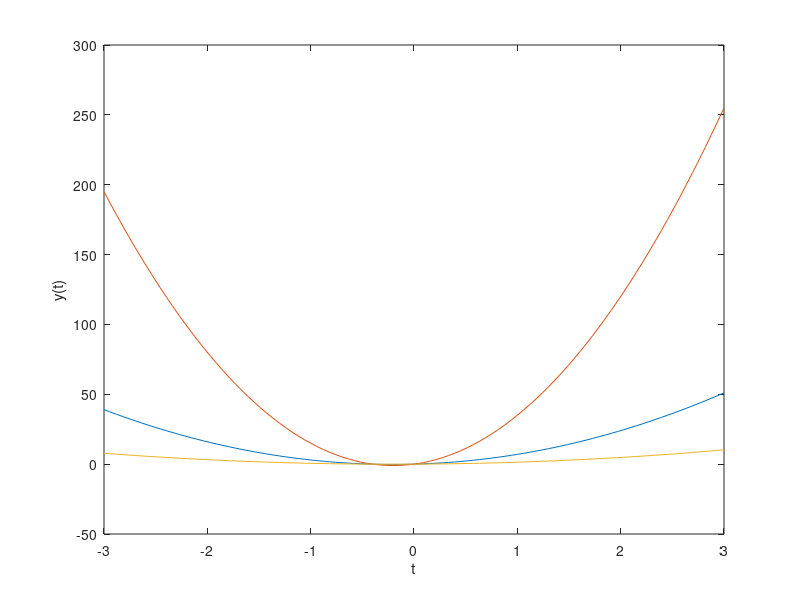
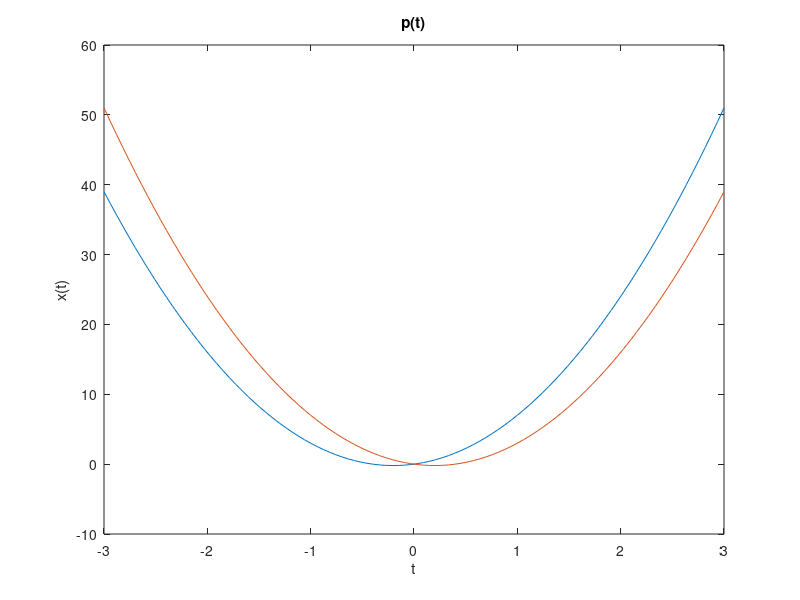
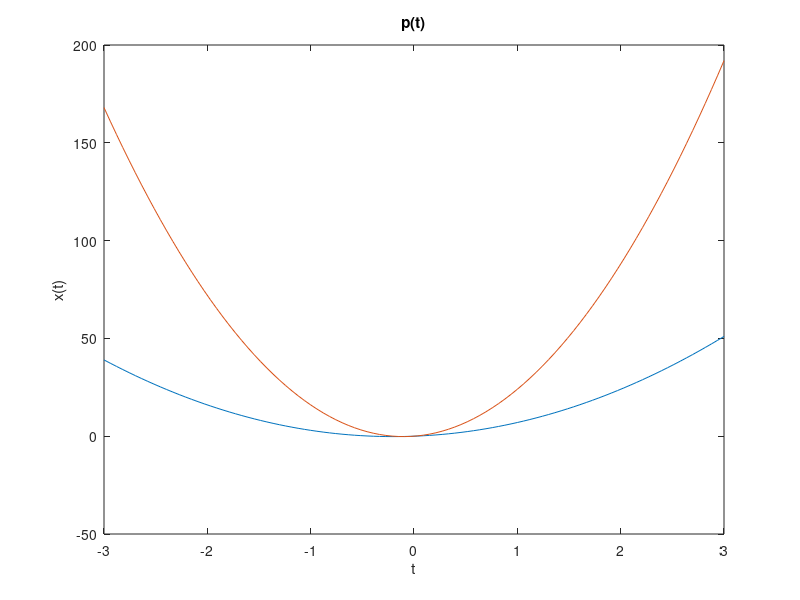
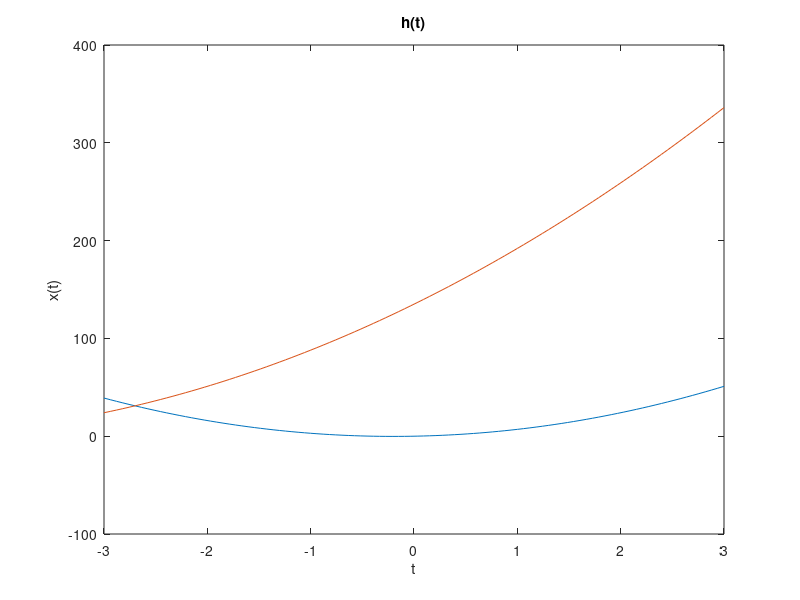

Write MATLAB code to recreate these figures, in order.
% Practica 1
%%% Ejercicio 2, a)

% a)
figure(1)
t = linspace(-3,3);
x = @(t) 5*(t.^2) + 2*t;
plot(t,x(t))
xlabel('t')
ylabel('y(t)')

hold on
t = linspace(-3,3);
y = @(t) 5*x(t);
y2 = @(t) (1/5)*x(t);
plot(t,y(t),t,y2(t))

hold off

% b)
figure(2)
plot(t,x(t))
xlabel('t')
ylabel('x(t)')
title('p(t)')

hold on
t = linspace(-3,3);
g = @(t) x(-t);
plot(t,g(t))

hold off

% c)
figure(3)
plot(t,x(t))
xlabel('t')
ylabel('x(t)')
title('p(t)')

hold on
t = linspace(-3,3);
p = @(t) x(2*t);
plot(t,p(t))

hold off

% d)
figure(4)
plot(t,x(t))
xlabel('t')
ylabel('x(t)')
title('h(t)')

hold on
t = linspace(-3,3);
h = @(t) x(t+5);
plot(t,h(t))

hold off

figure(5)
plot(t,x(t))
xlabel('t')
ylabel('x(t)')
title('s(t)')

hold on
t = linspace(-3,3);
s = @(t) x(t-2);
plot(t,s(t))

hold off

% e)
figure(6)
plot(t,x(t))
xlabel('t')
ylabel('x(t)')
title('m(t)')

hold on
t = linspace(-3,3);
m = @(t) x(t/3);
plot(t,m(t))

hold off

% f)
figure(7)
plot(t,x(t))
xlabel('t')
ylabel('x(t)')
title('z(t)')

hold on
t = linspace(-3,3);
z = @(t) x(4-2*t);
plot(t,z(t))

hold off
